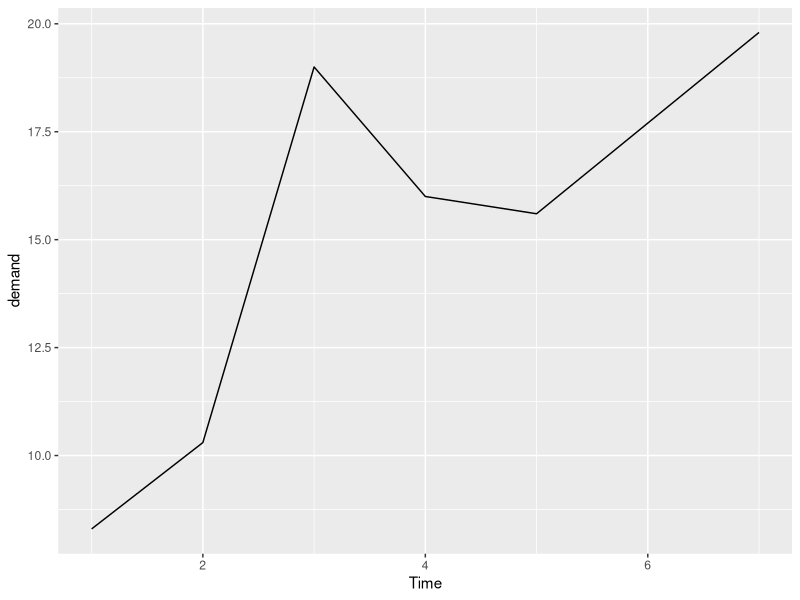

Generate this figure with R:
## ---- chunk 1
knitr::opts_chunk$set(echo = TRUE)
## ---- chunk 2
library(ggplot2)
## ---- chunk 3
ggplot(
  BOD, 
  aes(x=Time, y=demand)
  ) + geom_line()
## ---- chunk 4

